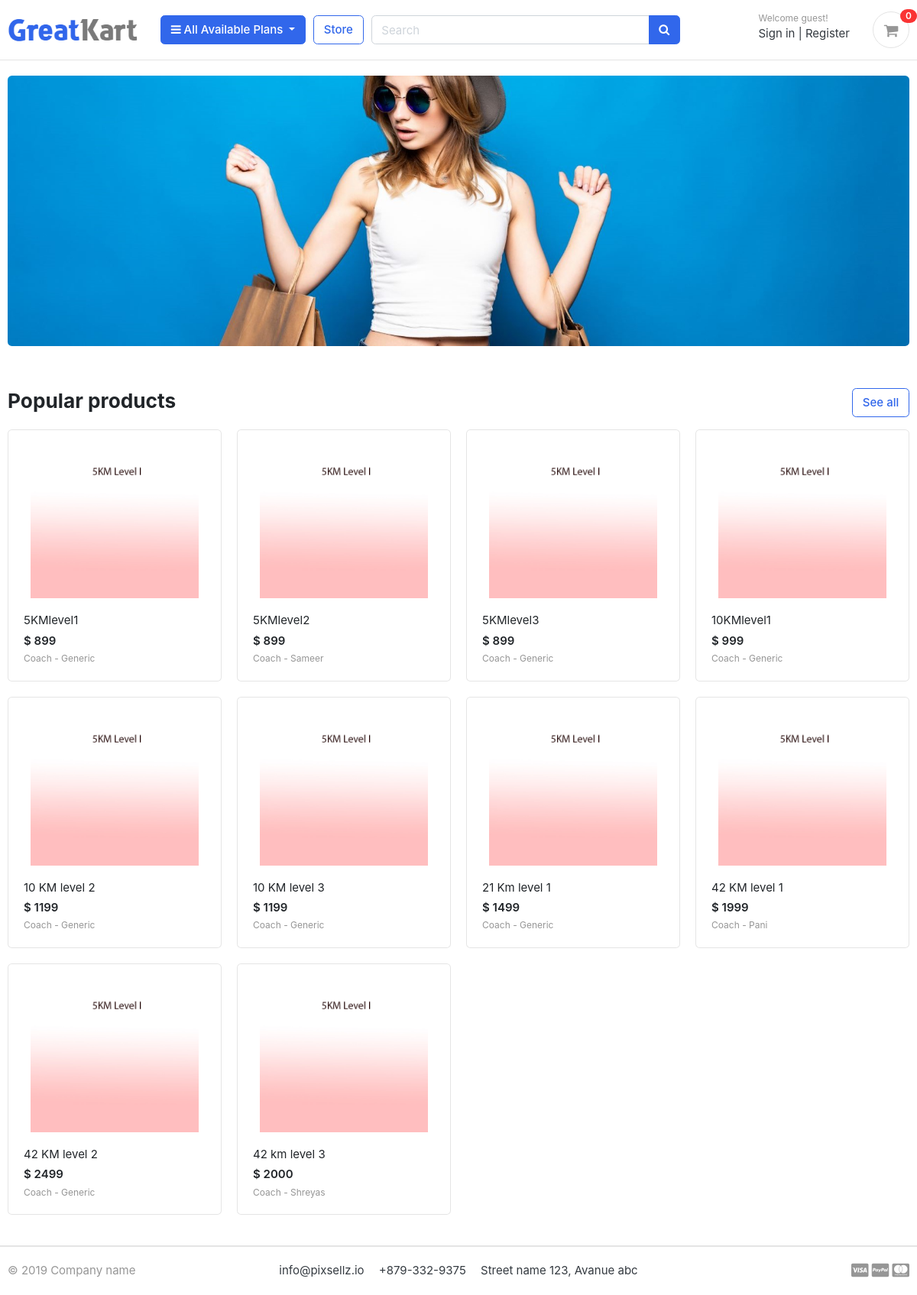
/, run on an earlier commit of the app's database.
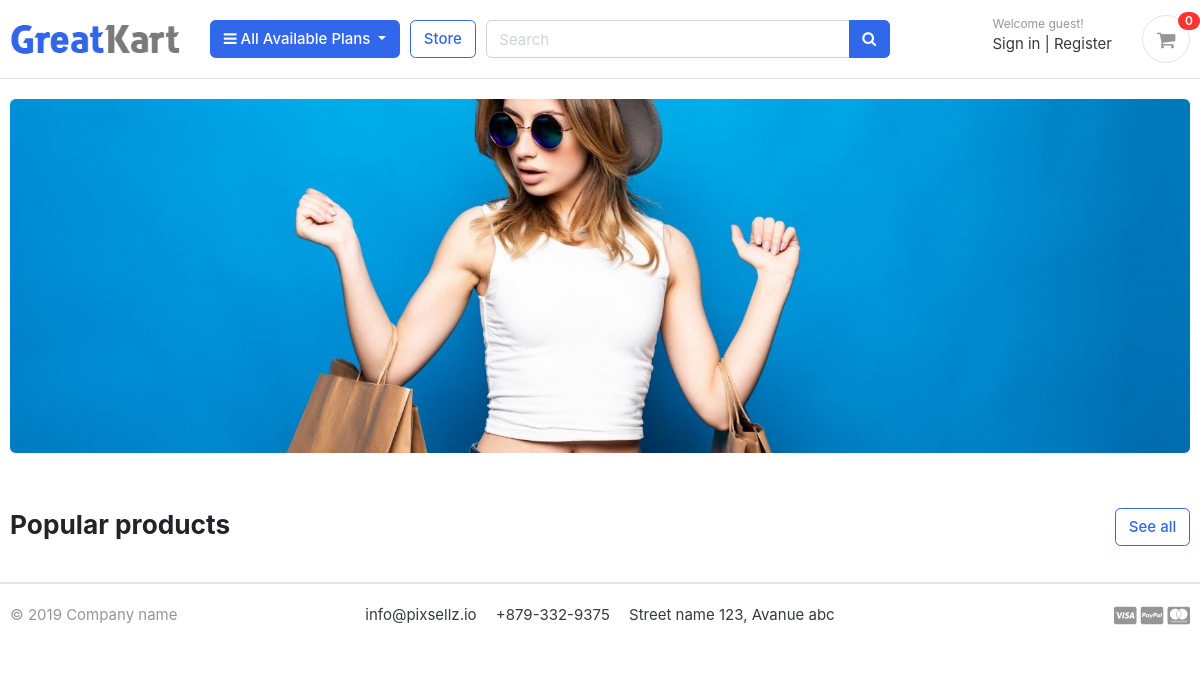
And on a later commit of the database.
### store/models.py (models this page shows, shortened)
class Product(models.Model):
    product_name    = models.CharField(max_length=200, unique=True)
    slug            = models.SlugField(max_length=200, unique=True)
    description     = models.TextField(max_length=500, blank=True)
    price           = models.IntegerField()
    images          = models.ImageField(upload_to='photos/products')
    coach           = models.CharField(max_length=500, blank=True, default='Generic')
    is_available    = models.BooleanField(default=True)
    category        = models.ForeignKey(Category, on_delete=models.CASCADE)
    created_date    = models.DateTimeField(auto_now_add=True)
    modified_date   = models.DateTimeField(auto_now=True)
    level           = models.CharField(max_length=255,choices=[('1','Level 1'),('2','Level II'),('3','Level III')],default="1")
    def get_url(self):
        return reverse('product_detail', args=[self.category.slug, self.slug])

### greatkart/views.py (the view)
# urls.py: 2. Add a URL to urlpatterns:  path('', views.home, name='home')
def home(request):
    products = Product.objects.all().filter(is_available=True).order_by('created_date')
    context = {
        'products': products,
    }
    return render(request, 'home.html', context)

### carts/context_processors.py (called while the page is built)
def counter(request):
    cart_count = 0
    if 'admin' in request.path:
        return {}
    else:
        try:
            cart = Cart.objects.filter(cart_id=_cart_id(request))
            if request.user.is_authenticated:
                cart_items = CartItem.objects.all().filter(user=request.user)
            else:
                cart_items = CartItem.objects.all().filter(cart=cart[:1])
            for cart_item in cart_items:
                cart_count += cart_item.quantity
        except Cart.DoesNotExist:
            cart_count = 0
    return dict(cart_count=cart_count)

### carts/views.py (called while the page is built)
def _cart_id(request):
    cart = request.session.session_key
    if not cart:
        cart = request.session.create()
    return cart

### category/context_processors.py (called while the page is built)
def menu_links(request):
    links = Category.objects.all()
    return dict(links=links)

### category/models.py (called while the page is built)
    def get_url(self):
            return reverse('products_by_category', args=[self.slug])

### templates/home.html
{% extends 'base.html' %}
{% load static %}
{% block content %}
<section class="section-intro padding-y-sm">
<div class="container">
<div class="intro-banner-wrap">
	<img src="{% static 'images/banners/cover.jpg' %}" class="img-fluid rounded">
</div>
</div>
</section>
<section class="section-name padding-y-sm">
<div class="container">
<header class="section-heading">
	<a href="{% url 'store' %}" class="btn btn-outline-primary float-right">See all</a>
	<h3 class="section-title">Popular products</h3>
</header>
<div class="row">
	{% for product in products %}
	<div class="col-md-3">
		<div class="card card-product-grid">
			<a href="{{ product.get_url }}" class="img-wrap"> <img src="{{ product.images.url }}"> </a>
			<figcaption class="info-wrap">
				<a href="{{ product.get_url }}" class="title">{{ product.product_name }}</a>
				<div class="price mt-1">$ {{ product.price }}</div>
				<small class="title text-muted">Coach - {{ product.coach }}</small>
			</figcaption>
		</div>
	</div>
	{% endfor %}
</div>
</div>
</section>
</body>
</html>
{% endblock %}

What changed in the data, as far as the page shows it:
removed Product: images (picture), product_name "5KMlevel1", price "899", coach "Generic"
removed Product: images (picture), product_name "5KMlevel2", price "899", coach "Sameer"
removed Product: images (picture), product_name "5KMlevel3", price "899", coach "Generic"
removed Product: images (picture), product_name "10KMlevel1", price "999", coach "Generic"
removed Product: images (picture), product_name "10 KM level 2", price "1199", coach "Generic"
removed Product: images (picture), product_name "10 KM level 3", price "1199", coach "Generic"
removed Product: images (picture), product_name "21 Km level 1", price "1499", coach "Generic"
removed Product: images (picture), product_name "42 KM level 1", price "1999", coach "Pani"
removed Product: images (picture), product_name "42 KM level 2", price "2499", coach "Generic"
removed Product: images (picture), product_name "42 km level 3", price "2000", coach "Shreyas"
